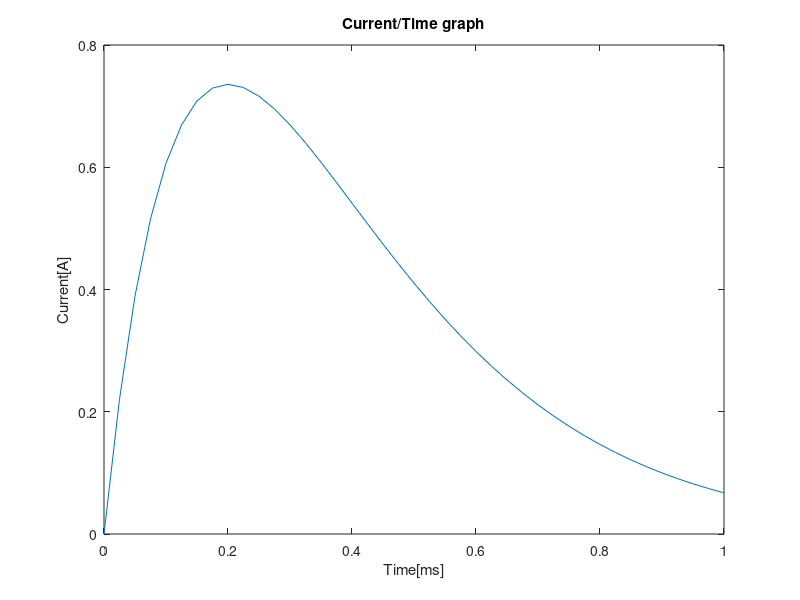
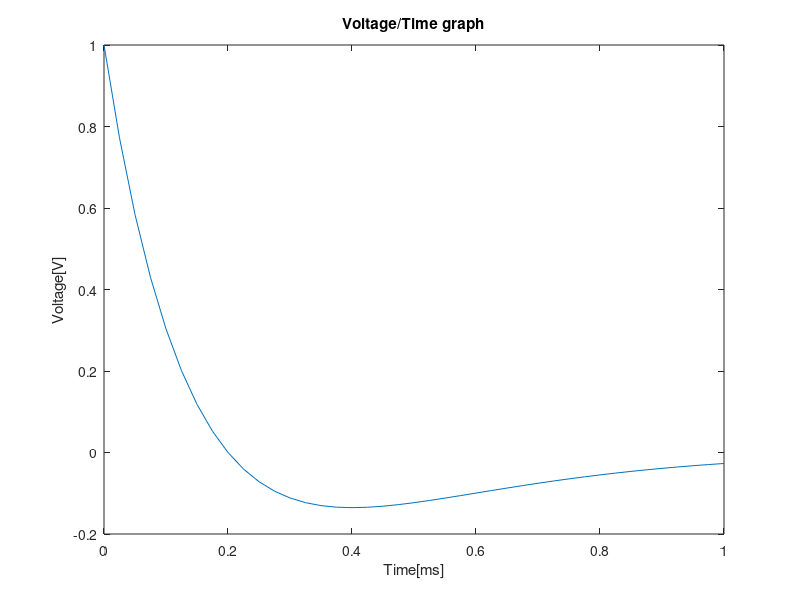
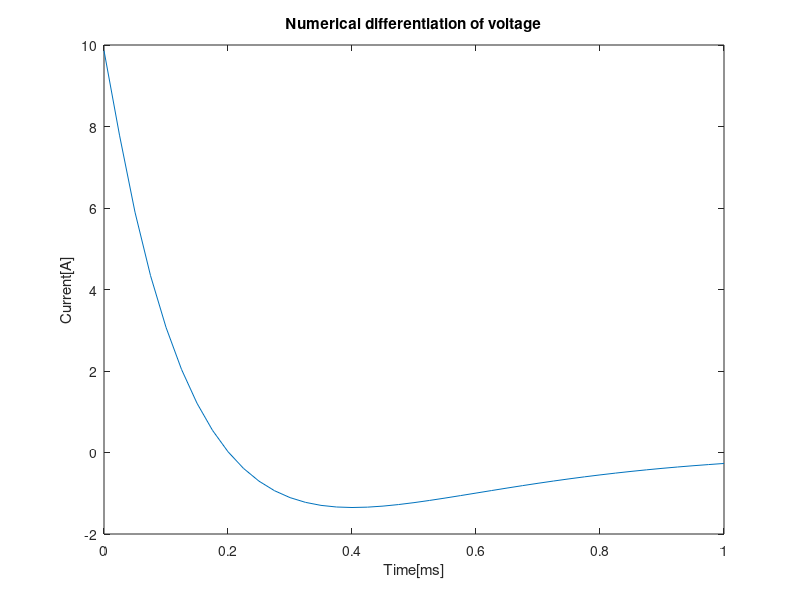
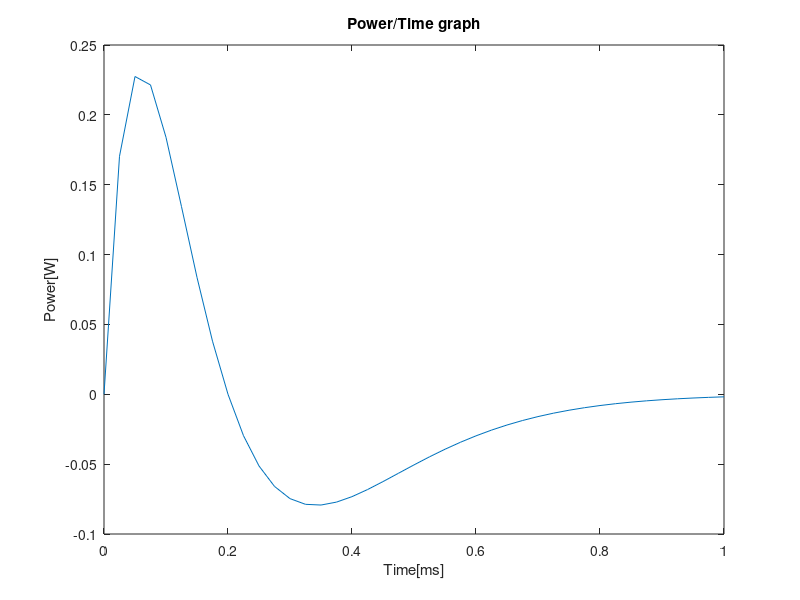

Source code (MATLAB) for these figures, in order:
clear all
clear 
clc

load pr3data.dat

t=pr3data(:,1)'; i=pr3data(:,2)'; v=pr3data(:,3)';
%Current graph
figure
plot(t,i);
xlabel('Time[ms]')
ylabel('Current[A]')
title('Current/Time graph');
%voltage graph
figure
plot(t,v);
xlabel('Time[ms]')
ylabel('Voltage[V]')
title('Voltage/Time graph');
%Derivative of Current
for k=2 : length(t)-1 
    h=pr3data(2,1);
    deriv_c(1,1)=(((-3*i(1,1))+4*i(1,2)-i(1,3))/(2*h)); 
    deriv_c(1,41)=(((3*i(1,41))-4*i(1,40)+i(1,39))/(2*h));
    deriv_c(1,k)=((i(1,(k+1))-i(1,k-1))/(2*h));
end
figure
plot(t,deriv_c)
xlabel('Time[ms]')
ylabel('Current[A]');
title('Numerical differentiation of voltage')
%Power graph
for k=1 :length(i) 
    p(:,k)=i(:,k)*v(:,k);
end
figure
plot(t,p)
xlabel('Time[ms]')
ylabel('Power[W]')
title('Power/Time graph');
%definition
a=0; %lower limit 
b=1; %upper limit
L=0.1;

%trapezoidal rule
n=length(t)-1; 
h=(b-a)/n;
cxc=0;
for k=2:40
    cxc=cxc+i(1,k)*v(1,k);
end
pptrapp=(h/2)*(i(1,1)*v(1,1)+(2*cxc)+i(1,41)*v(1,41));

%simpsons rule
n=80;
h=(b-a)/n;
cx1=0;
cx2=0;
for j=3:2:n/2-1
    cx1=cx1+i(1,j)*v(1,j);
end
for k=2:2:n/2
    cx2=cx2+i(1,k)*v(1,k);
end
ppsimpp=(2*cx1+4*cx2+i(1,1)*v(1,1)+v(1,41)*i(1,41))*h/3;

%midpoint rule
n=80+2;
h=(b-a)/n;
cvc=0;
for j=1:1:n/2
    cvc=cvc+i(1,j)*v(1,j);
end
ppmidpp=2*h*cvc;
%work
w=1/2*L*(i(1,41)^2);